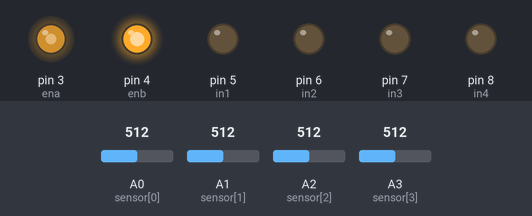
The sketch below on a simulated Arduino Uno, built with avr-gcc and run on an emulated ATmega328P. Parts: output pins drawn as LEDs (lit = HIGH). Inputs (shaded band) come from the test bench; at power-on: A0 (sensor[0]) = 512, A2 (sensor[2]) = 512, A1 (sensor[1]) = 512, A3 (sensor[3]) = 512.

Above: at 1.2 s.
1.3 s: A0 (sensor[0]) set to 716
At 2.1 s:
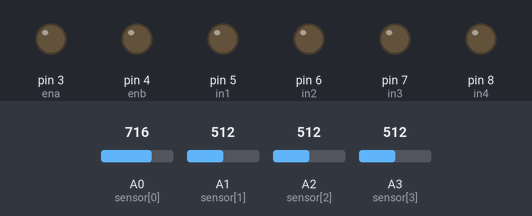
2.8 s: A2 (sensor[2]) set to 992
At 3.2 s:
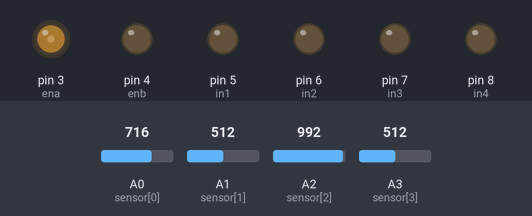
4.3 s: A2 (sensor[2]) set to 716
At 5.5 s:
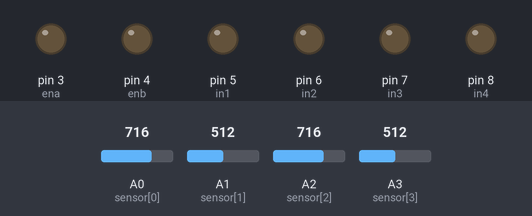
5.8 s: A1 (sensor[1]) set to 306
At 6.7 s:
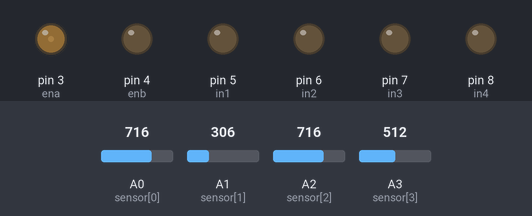
7.3 s: A1 (sensor[1]) set to 30
At 7.8 s:
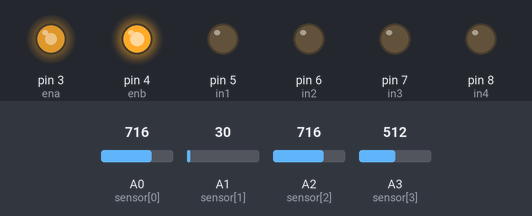
Timing chart, 0 to 9.8 s (numbered marks = the images above; inputs shaded):
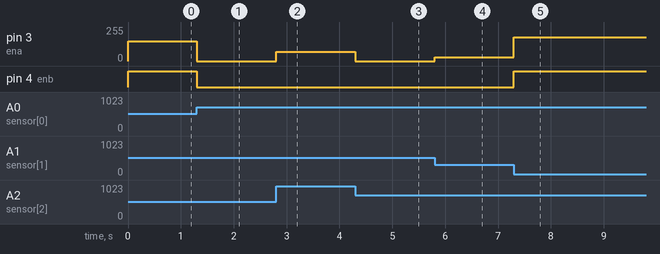

Measured:
- after the input at 1.3 s, pin 3 (ena): 150/255 → 0/255 at once; pin 4 (enb): HIGH → LOW at once
- after the input at 2.8 s, pin 3 (ena): 0/255 → 70/255 at once
- after the input at 4.3 s, pin 3 (ena): 70/255 → 0/255 at once
- after the input at 5.8 s, pin 3 (ena): 0/255 → 28/255 at once
- after the input at 7.3 s, pin 3 (ena): 28/255 → 180/255 at once; pin 4 (enb): LOW → HIGH at once

The sketch:

EliteCoders-25.ino
```cpp
int n_room=0;
int n_req=0;
int sensor[4]={A0,A1,A2,A3};
int ena=3;
int enb=4;
int in1=5;
int in2=6;
int in3=7;
int in4=8;
int sensor_value[4];

float kp=0.6;
float kd=10.0;
float ki=0;
int l_error=0;
float integral=0.0;
float derivative=0.0;
float correction_error=0.0;
int b_speed=150;
int max_speed=180;
int l_m_speed=0;
int r_m_speed=0;
void setup() {
  // put your setup code here, to run once:
  for(int i=0;i<4;i++)
  {
    pinMode(sensor[i],INPUT);
  }
  pinMode(ena,OUTPUT);
  pinMode(enb,OUTPUT);
  pinMode(in1,OUTPUT);
  pinMode(in2,OUTPUT);
  pinMode(in3,OUTPUT);
  pinMode(in4,OUTPUT);
}

void loop() {
  // put your main code here, to run repeatedly:
  for(int i=0;i<4;i++)
  {
     sensor_value[i]=analogRead(sensor[i]);
  }
  int error=((-3*sensor_value[0])+(-1*sensor_value[1])+(1*sensor_value[2])+(3*sensor_value[3]));
  integral=integral + error;
  derivative=error-l_error;
   correction_error=(kp*error)+ (ki*integral)+ (kd*derivative);
   l_error=error;
   l_m_speed=b_speed+correction_error;
  r_m_speed=b_speed+correction_error;
  l_m_speed=constrain(l_m_speed,0, max_speed);
  r_m_speed=constrain(r_m_speed,0, max_speed);
  analogWrite(ena, l_m_speed);
   analogWrite(enb, r_m_speed);
}
```
